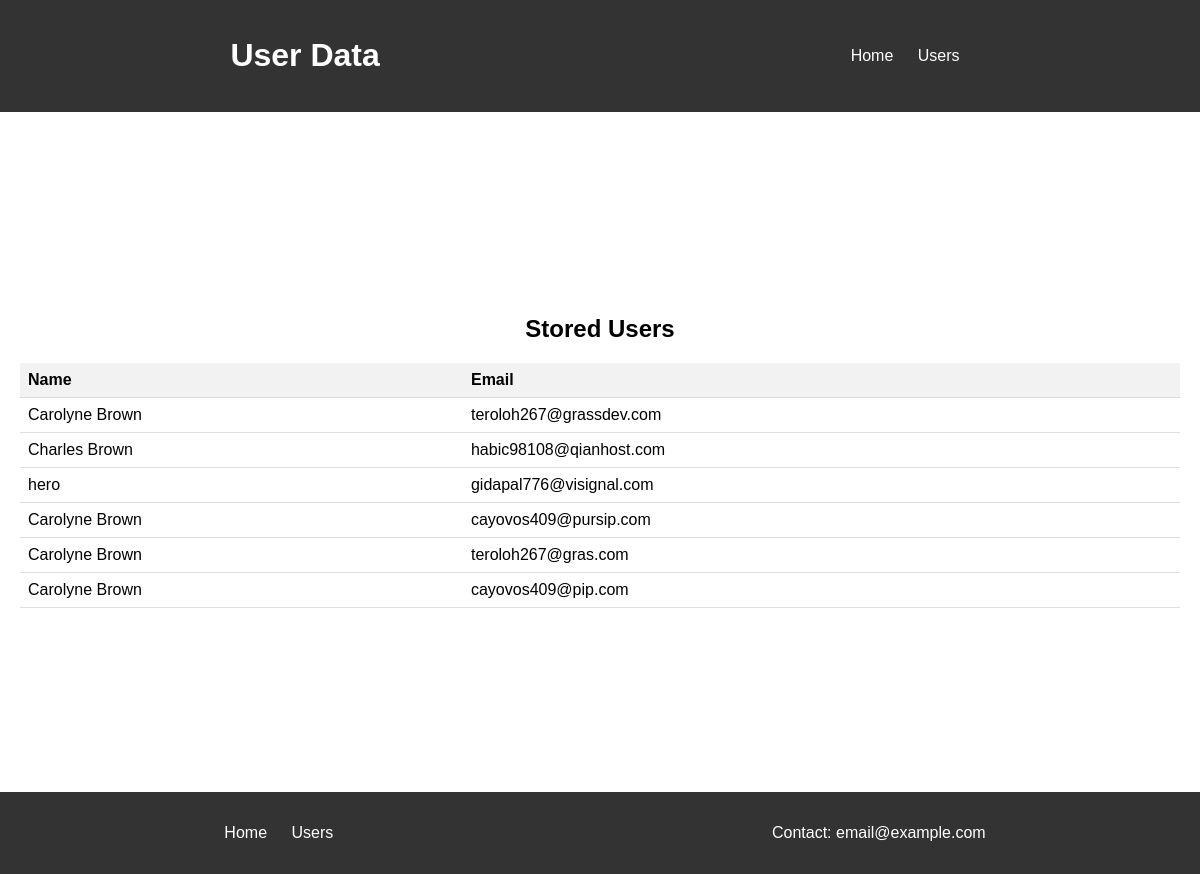
/users/, run on the app's committed database.
### myapp/models.py (models this page shows)
class User(models.Model):
    name = models.CharField(max_length=50)
    email = models.EmailField(unique=True)

### myapp/views.py (the view)
# urls.py: path('users/', views.users, name='users'),
def users(request):
    users = User.objects.all()
    return render(request, 'myapp/users.html', {'users': users})

### myapp/templates/myapp/users.html (shortened to what this page needs)
{% load static %}
<!DOCTYPE html>
<html lang="en">
  <head>
    <link rel="stylesheet" href="{% static 'myapp/styles.css' %}" />
  </head>
  <body>
    <header>
      <h1>User Data</h1>
      <nav>
        <ul>
          <li><a href="/">Home</a></li>
          <li><a href="/users/">Users</a></li>
        </ul>
      </nav>
    </header>
    <main>
      <h2>Stored Users</h2>
      <table>
        <thead>
          <tr>
            <th>Name</th>
            <th>Email</th>
          </tr>
        </thead>
        <tbody>
          {% if users|length > 0 %} {% for user in users %}
          <tr>
            <td>{{ user.name }}</td>
            <td>{{ user.email }}</td>
          </tr>
          {% endfor %} {% else %}
          <tr>
            <td colspan="2">No user data</td>
          </tr>
          {% endif %}
        </tbody>
      </table>
    </main>
    <footer>
      <div>
        <ul>
          <li><a href="/">Home</a></li>
          <li><a href="/users">Users</a></li>
        </ul>
      </div>
      <p>Contact: email@example.com</p>
    </footer>
  </body>
</html>

### myapp/static/myapp/styles.css (style rules this page uses)
body { font-family: Arial, sans-serif; margin: 0; padding: 0; scroll-snap-type-y:none; }
header, footer { background-color: #333; color: white; text-align: center; padding: 1em 0; }
header { display: flex; flex-direction: row; width: 100%; justify-content: space-around; align-items: center; }
nav ul { list-style: none; padding: 0; }
nav ul li { display: inline; margin: 0 10px; }
nav ul li a { color: white; text-decoration: none; }
main { padding: 20px; text-align: center; display: flex; flex-direction: column; justify-content: center; align-items: center; height: 80vh; }
footer { display: flex; flex-direction: row; width: 100%; justify-content: space-around; align-items: center; }
div ul { list-style: none; padding: 0; }
div ul li { display: inline; margin: 0 10px; }
div ul li a { color: white; text-decoration: none; }
main table { width: 100%; border-collapse: collapse; }
main th, td { padding: 8px; text-align: left; border-bottom: 1px solid #ddd; }
main th { background-color: #f2f2f2; }

### data on the page
User: name "Carolyne Brown", email "teroloh267@grassdev.com"
User: name "Charles Brown", email "habic98108@qianhost.com"
User: name "hero", email "gidapal776@visignal.com"
User: name "Carolyne Brown", email "cayovos409@pursip.com"
User: name "Carolyne Brown", email "teroloh267@gras.com"
User: name "Carolyne Brown", email "cayovos409@pip.com"
